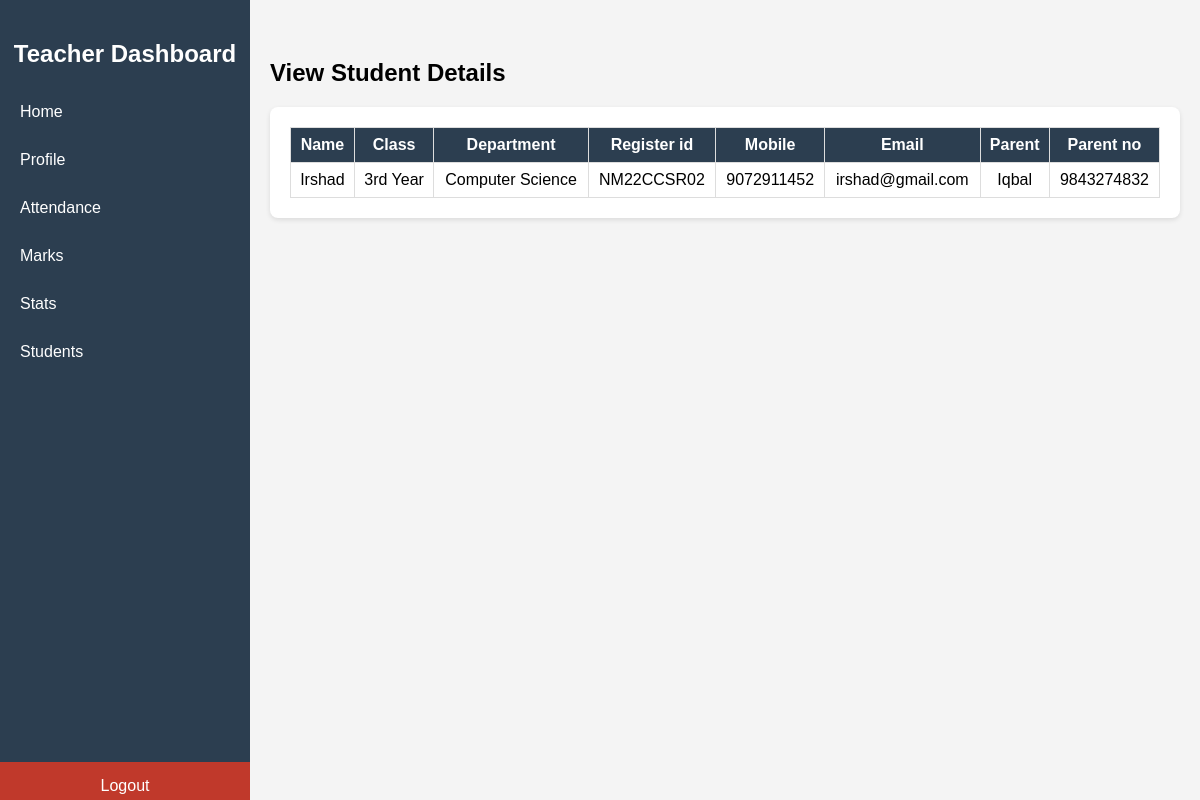
Page /student-details/ on the earlier database version.
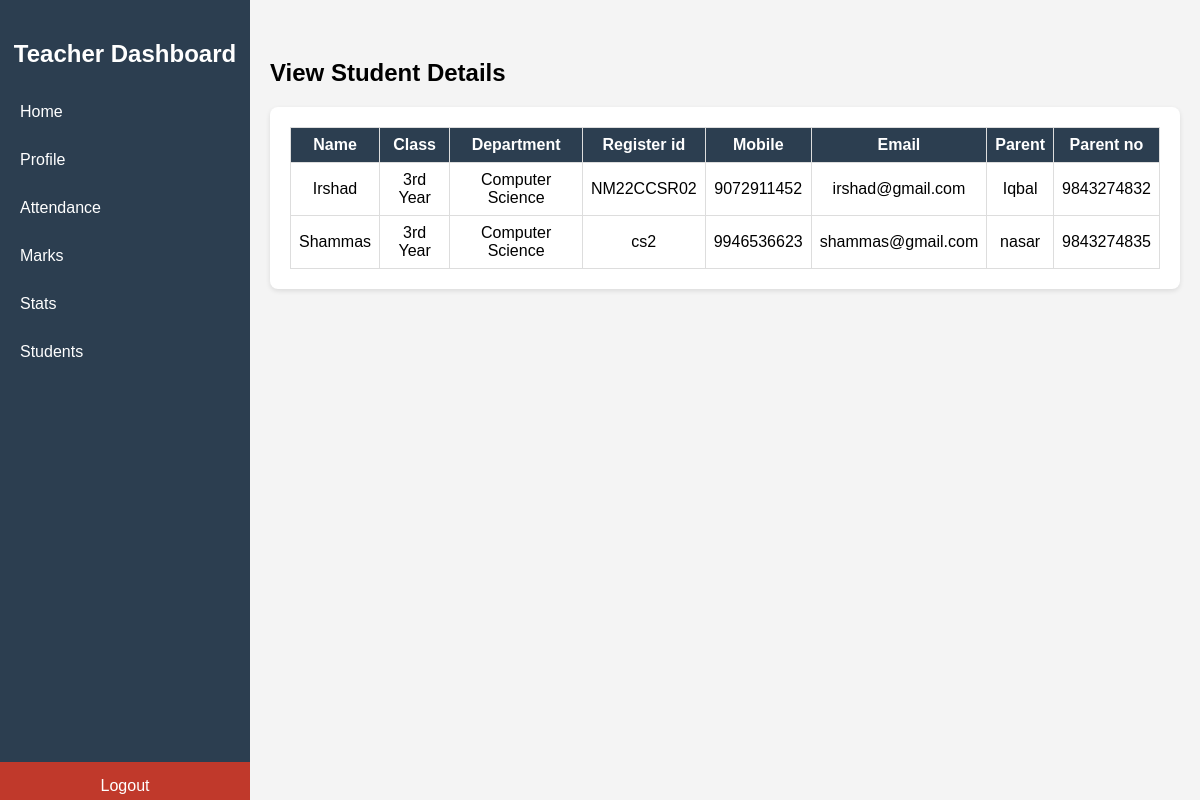
Same page on the later database version.
### GradeWireapp/models.py (models this page shows, shortened)
class Student(models.Model):
    name = models.CharField(max_length=30)
    Class = models.CharField(max_length=20)
    department = models.CharField(max_length=30)
    register_id = models.CharField(max_length=30,unique=True)
    mobile = models.CharField(max_length=10)  # Changed from IntegerField to CharField
    email = models.EmailField(unique=True)
    parent = models.CharField(max_length=30)
    parent_no = models.CharField(max_length=10)  # Changed from IntegerField to CharField
    password = models.CharField(max_length=15)
    full_day_attendance = models.PositiveIntegerField(default=0)  # To store full-day attendance count

### GradeWireapp/views.py (the view)
# urls.py: path('student-details/', views.detail_student_view,name='StudentDetail'),
def detail_student_view(request):
    students = models.Student.objects.all()
    return render(request, 'teach_st_details.html',{'student':students})

### templates/teach_st_details.html (shortened to what this page needs)
{% load static %}
<!DOCTYPE html>
<html lang="en">
<head>
    <link rel="stylesheet" type="text/css" href="{% static 'assets/css/teach-style.css'%}">
</head>
<body>
        <div class="menu-toggle" onclick="toggleSidebar()">☰ Menu</div>
        <div class="sidebar">
            <h2>Teacher Dashboard</h2>
            <a href="{% url 'teachHome' %}" >Home</a>
            <a href="{% url 'teacherProfile' %}" >Profile</a>
            <a href="{% url 'teachStAttendance' %}" >Attendance</a>
            <a href="{% url 'teachStMarks' %}" >Marks</a>
            <a href="{% url 'teachStStats' %}">Stats</a>
            <a href="{% url 'StudentDetail' %}" >Students</a>
            <a href="{% url 'logout' %}" class="logout" id="logoutButton">Logout</a>
        </div>
        <div class="main-content">
<div id="students" class="section">
    <h2>View Student Details</h2>
    <div class="attendance-table">
        <table>
            <thead>
                <tr>
                    <th>Name</th>
                    <th>Class</th>
                    <th>Department</th>
                    <th>Register id</th>
                    <th>Mobile</th>
                    <th>Email</th>
                    <th>Parent</th>
                    <th>Parent no</th>
                </tr>
            </thead>
            <tbody id="studentTableBody">
                {% for s in student %}
                <tr>
                    <td>{{s.name}}</td>
                    <td>{{s.Class}}</td>
                    <td>{{s.department}}</td>
                    <td>{{s.register_id}}</td>
                    <td>{{s.mobile}}</td>
                    <td>{{s.email}}</td>
                    <td>{{s.parent}}</td>
                    <td>{{s.parent_no}}</td>
                </tr>
                {% endfor %}
            </tbody>
        </table>
        </div>
</div>
    </div>
</body>
</html>

Differences in the rows shown:
added Student: name "Shammas", Class "3rd Year", department "Computer Science", register_id "cs2", mobile "9946536623", email "shammas@gmail.com", parent "nasar", parent_no "9843274835"
